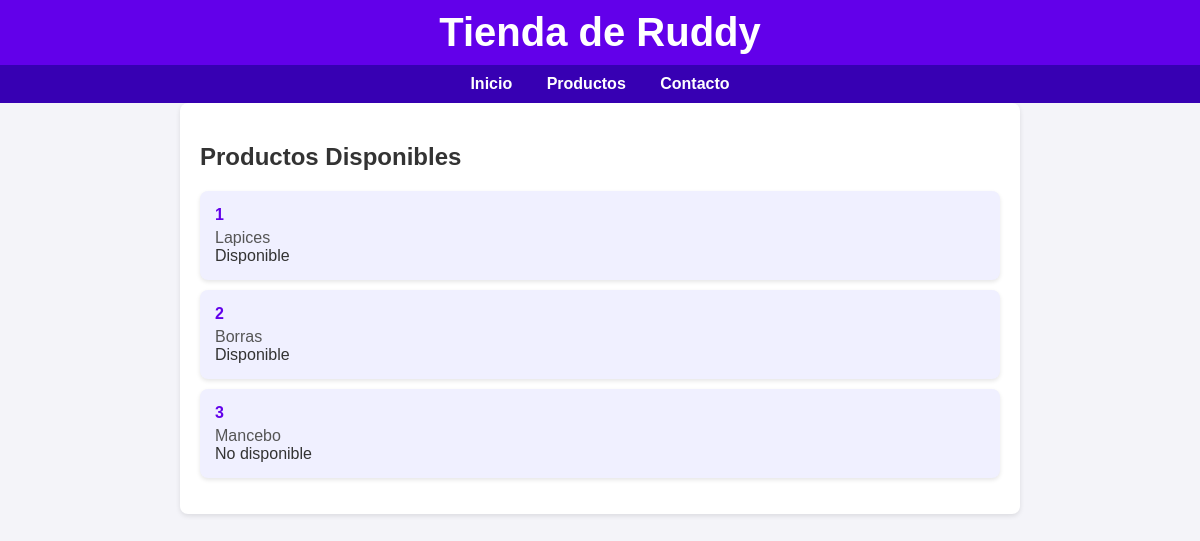
/Productos/, run on the app's committed database.
### TorneoAplicacion/models.py (models this page shows, shortened)
class productos(models.Model):
    codigoProducto = models.IntegerField()
    descripcionProducto = models.CharField(max_length=255)
    estatus = models.BooleanField()

### TorneoAplicacion/views.py (the view)
# urls.py: path('Productos/', views.Productos, name='Productos'),
def Productos(request):
    misProductos = productos.objects.all().values()
    template = loader.get_template('productos.html')
    context = {
        'misProductos': misProductos,
    }
    return HttpResponse(template.render(context, request))

### TorneoAplicacion/templates/productos.html (shortened to what this page needs)
<!DOCTYPE html>
<html lang="en">
<head>
    {% load static %}
    <link rel="stylesheet" href="{% static 'css/productos.css' %}">
</head>
<body>
    <header>
        <h1>Tienda de Ruddy</h1>
    </header>
    <nav>
        <a href="#inicio">Inicio</a>
        <a href="#productos">Productos</a>
        <a href="#contacto">Contacto</a>
    </nav>
    <div class="container">
        <h2>Productos Disponibles</h2>
        <ul>
            {% for x in misProductos %}
            <li>
                <span class="codigo">{{ x.codigoProducto }}</span>
                <span class="descripcion">{{ x.descripcionProducto }}</span>
                <span class="estatus">
                    {% if x.estatus %}
                        Disponible
                    {% else %}
                        No disponible
                    {% endif %}
                </span>
            </li>
            {% endfor %}
        </ul>
    </div>
</body>
</html>

### TorneoAplicacion/static/css/productos.css (style rules this page uses)
body { font-family: Arial, sans-serif; margin: 0; padding: 0; background-color: #f4f4f9; color: #333; }
header { background-color: #6200ea; color: white; padding: 10px 20px; text-align: center; }
h1 { margin: 0; font-size: 2.5rem; }
nav { background-color: #3700b3; color: white; padding: 10px; text-align: center; }
nav a { color: white; text-decoration: none; margin: 0 15px; font-weight: bold; }
.container { padding: 20px; max-width: 800px; margin: 0 auto; background: white; border-radius: 8px; box-shadow: 0 2px 5px rgba(0, 0, 0, 0.1); }
ul { list-style: none; padding: 0; }
li { background: #f0f0ff; margin: 10px 0; padding: 15px; border-radius: 8px; box-shadow: 0 2px 4px rgba(0, 0, 0, 0.1); }
.codigo { font-weight: bold; color: #6200ea; }
.descripcion { display: block; margin-top: 5px; color: #555; }

### data on the page
productos: codigoProducto "1", descripcionProducto "Lapices", estatus "Disponible"
productos: codigoProducto "2", descripcionProducto "Borras", estatus "Disponible"
productos: codigoProducto "3", descripcionProducto "Mancebo", estatus "No disponible"
